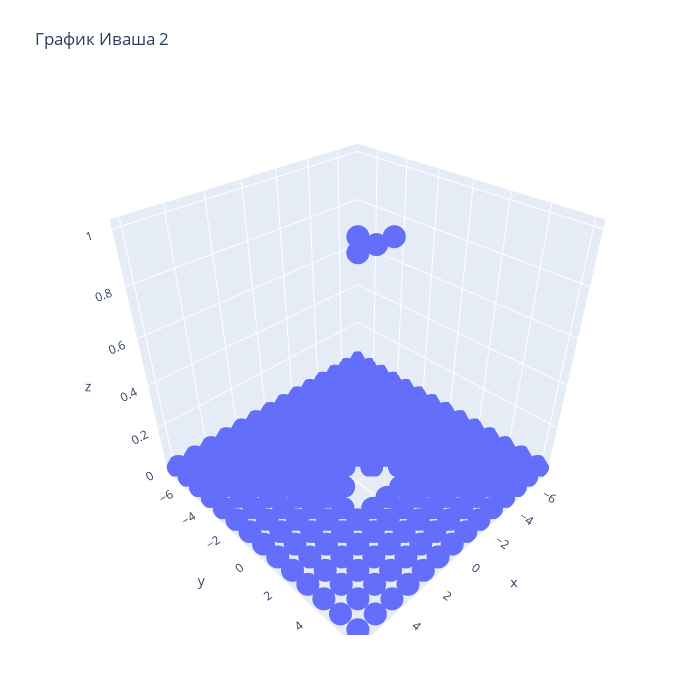

The code cell stored with this chart in its notebook:
### Code cell
fig = go.Figure(data=[go.Scatter3d(z=z_list, x=x_list, y=y_list, mode='markers')])
fig.update_layout(
    title='График Иваша 2', autosize=False,
                  width=700, height=700,
                  margin=dict(l=65, r=50, b=65, t=90)
                  )
fig.show()

### Figure 1 — Plotly figure (JSON) as saved in the notebook; plotly's stock layout.template omitted (floating-point values rounded to 4 significant figures; data arrays with more than 128 entries replaced by an {"elided": "..."} marker saying what was removed)
{"data": [{"mode": "markers", "type": "scatter3d", "x": {"elided": "196 int values"}, "y": {"elided": "196 int values"}, "z": {"elided": "196 int values"}}], "layout": {"autosize": false, "height": 700, "margin": {"b": 65, "l": 65, "r": 50, "t": 90}, "title": {"text": "График Иваша 2"}, "width": 700}}
